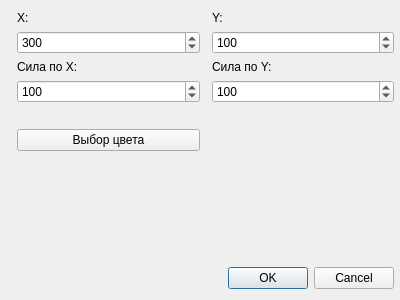
<?xml version="1.0" encoding="UTF-8"?>
<ui version="4.0">
 <class>Dialog</class>
 <widget class="QDialog" name="Dialog">
  <property name="geometry">
   <rect>
    <x>0</x>
    <y>0</y>
    <width>400</width>
    <height>300</height>
   </rect>
  </property>
  <property name="windowTitle">
   <string>Редактирование</string>
  </property>
  <layout class="QVBoxLayout" name="verticalLayoutMain" stretch="0,0,1,0">
   <property name="rightMargin">
    <number>6</number>
   </property>
   <item>
    <layout class="QHBoxLayout" name="horizontalLayoutXY">
     <item>
      <layout class="QFormLayout" name="formLayoutX">
       <item row="0" column="1">
        <widget class="QLabel" name="labelX">
         <property name="text">
          <string>X:</string>
         </property>
        </widget>
       </item>
       <item row="1" column="1">
        <widget class="QSpinBox" name="pmXspinBox">
         <property name="maximum">
          <number>1000</number>
         </property>
         <property name="singleStep">
          <number>10</number>
         </property>
         <property name="value">
          <number>300</number>
         </property>
        </widget>
       </item>
      </layout>
     </item>
     <item>
      <layout class="QFormLayout" name="formLayoutY">
       <item row="0" column="1">
        <widget class="QLabel" name="labelY">
         <property name="text">
          <string>Y:</string>
         </property>
        </widget>
       </item>
       <item row="1" column="1">
        <widget class="QSpinBox" name="pmYspinBox">
         <property name="maximum">
          <number>1000</number>
         </property>
         <property name="singleStep">
          <number>10</number>
         </property>
         <property name="value">
          <number>100</number>
         </property>
        </widget>
       </item>
      </layout>
     </item>
    </layout>
   </item>
   <item>
    <layout class="QHBoxLayout" name="horizontalLayoutFXY">
     <item>
      <layout class="QFormLayout" name="formLayoutFX">
       <item row="0" column="1">
        <widget class="QLabel" name="labelFX">
         <property name="text">
          <string>Сила по X:</string>
         </property>
        </widget>
       </item>
       <item row="1" column="1">
        <widget class="QSpinBox" name="pmFXspinBox">
         <property name="maximum">
          <number>10000</number>
         </property>
         <property name="singleStep">
          <number>100</number>
         </property>
         <property name="value">
          <number>100</number>
         </property>
        </widget>
       </item>
      </layout>
     </item>
     <item>
      <layout class="QFormLayout" name="formLayoutFY">
       <item row="0" column="1">
        <widget class="QLabel" name="labelFY">
         <property name="text">
          <string>Сила по Y:</string>
         </property>
        </widget>
       </item>
       <item row="1" column="1">
        <widget class="QSpinBox" name="pmFYspinBox">
         <property name="maximum">
          <number>10000</number>
         </property>
         <property name="singleStep">
          <number>100</number>
         </property>
         <property name="value">
          <number>100</number>
         </property>
        </widget>
       </item>
      </layout>
     </item>
    </layout>
   </item>
      <item>
    <layout class="QHBoxLayout" name="horizontalLayoutColor">
     <item>
      <layout class="QFormLayout" name="formLayoutColor">
       <item row="0" column="1">
        <widget class="QLabel" name="colorLabel">
         <property name="text">
          <string>           </string>
         </property>
        </widget>
       </item>
       <item row="1" column="1">
        <widget class="QPushButton" name="colorButton">
         <property name="text">
          <string>Выбор цвета</string>
         </property>
        </widget>
       </item>
      </layout>
     </item>
     <item>
      <layout class="QFormLayout" name="formLayoutStub">
       <item row="0" column="1">
        <widget class="QLabel" name="labelStub">
         <property name="text">
          <string></string>
         </property>
        </widget>
       </item>
       <item row="1" column="1">
        <widget class="QLabel" name="labelStub1">
         <property name="text">
          <string></string>
         </property>
		 </widget>
       </item>
      </layout>
     </item>
    </layout>
   </item>
 
   <item>
    <spacer name="verticalSpacer">
     <property name="orientation">
      <enum>Qt::Vertical</enum>
     </property>
     <property name="sizeHint" stdset="0">
      <size>
       <width>20</width>
       <height>40</height>
      </size>
     </property>
    </spacer>
   </item>
   <item>
    <widget class="QDialogButtonBox" name="buttonBox">
     <property name="orientation">
      <enum>Qt::Horizontal</enum>
     </property>
     <property name="standardButtons">
      <set>QDialogButtonBox::Cancel|QDialogButtonBox::Ok</set>
     </property>
    </widget>
   </item>
  </layout>
 </widget>
 <resources/>
 <connections>
  <connection>
   <sender>buttonBox</sender>
   <signal>accepted()</signal>
   <receiver>Dialog</receiver>
   <slot>accept()</slot>
   <hints>
    <hint type="sourcelabel">
     <x>248</x>
     <y>254</y>
    </hint>
    <hint type="destinationlabel">
     <x>157</x>
     <y>274</y>
    </hint>
   </hints>
  </connection>
  <connection>
   <sender>buttonBox</sender>
   <signal>rejected()</signal>
   <receiver>Dialog</receiver>
   <slot>reject()</slot>
   <hints>
    <hint type="sourcelabel">
     <x>316</x>
     <y>260</y>
    </hint>
    <hint type="destinationlabel">
     <x>286</x>
     <y>274</y>
    </hint>
   </hints>
  </connection>
 </connections>
</ui>
